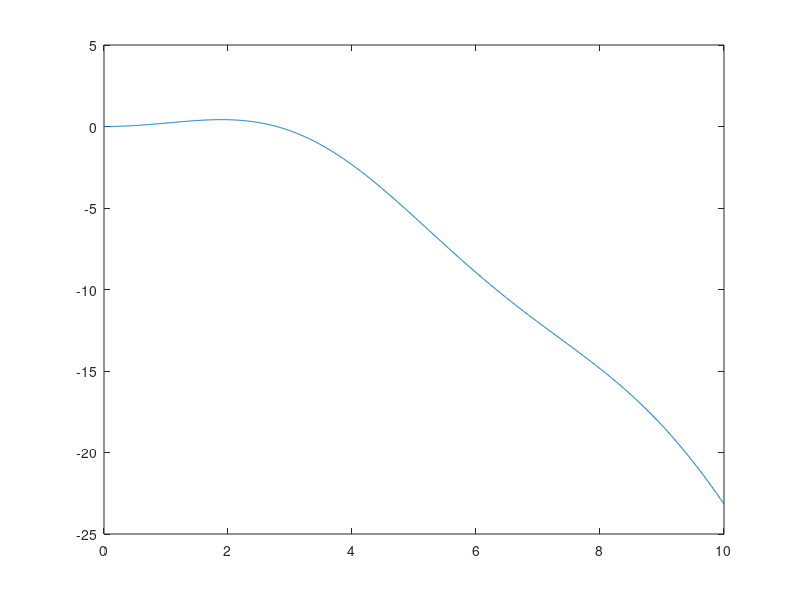
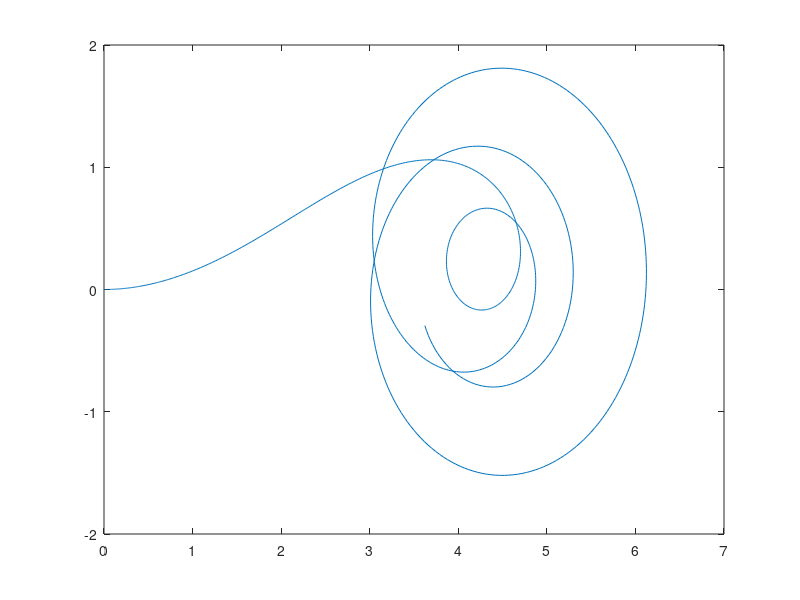

Here is the MATLAB script that generated these plots, in order:
%este script se encarga de las simulaciones del robot diferencial
%utilizando el modelo cinematico.
b=2;

%se define el vector de tiempo
t=0:0.01:10;
samples=size(t)
%se defifnen las funciones que describen el comportamiento de los motores.

vr=2*sin(t);
vl=t;


%se calcula la velocidad angular
omega=vr/b-vl/b;

%se calcula el angulo, la orientacion del robot

theta=zeros(1, samples(2));
for i=2:samples(2)
    theta(i)=trapz(t(1:i), omega(1:i));
end
figure
plot (t, theta)
%se calculan las velocidades traslacionales
vx=cos(theta).*(vr+vl)*0.5;
vy=sin(theta).*(vr+vl)*0.5;

%se calcula la posicion

x=zeros(1, samples(2));
y=zeros(1, samples(2));
for i=2:samples(2)
    x(i)=trapz(t(1:i), vx(1:i));
    y(i)=trapz(t(1:i), vy(1:i));
end
figure
plot (x,y)



